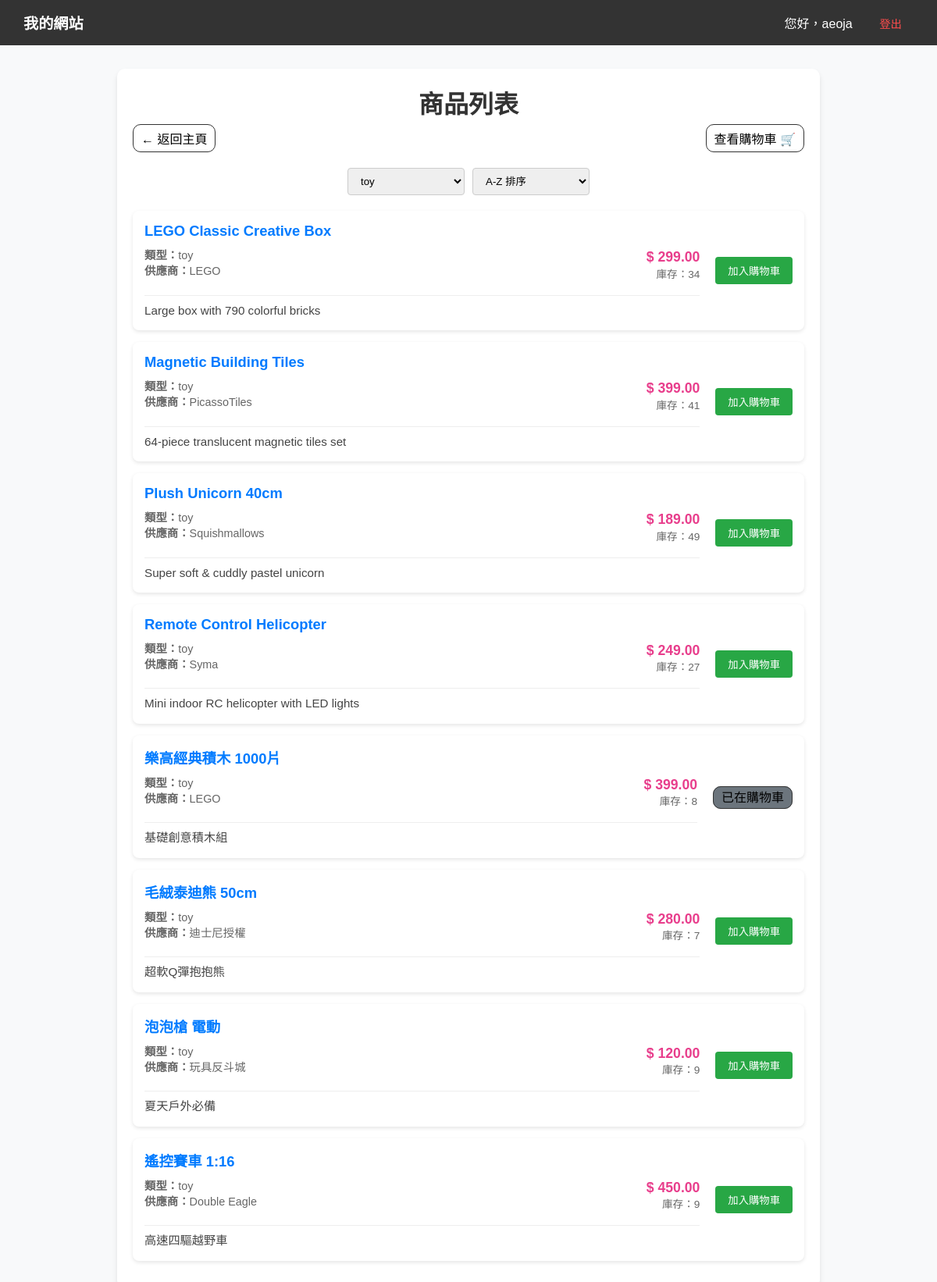
/product_list.php?type=toy (signed in), run on the app's committed database.
### tables this page shows
CREATE TABLE `products` (
  `product_id` int(11) UNSIGNED NOT NULL,
  `product_name` varchar(100) NOT NULL,
  `type` enum('drinks','food','toy','e-things') NOT NULL,
  `supplier` varchar(80) DEFAULT NULL,
  `description` text DEFAULT NULL,
  `price` decimal(10,2) NOT NULL,
  `qty` int(11) UNSIGNED NOT NULL DEFAULT 1 COMMENT 'Stock level of product',
  `updated_at` datetime DEFAULT current_timestamp() ON UPDATE current_timestamp(),
  `created_at` datetime DEFAULT current_timestamp()
);

### connect.php (called while the page is built, shortened)
<?php
$servername = "localhost";
$username = "root";
$password = "";
$db_name = "223_group_project";
$conn = new mysqli($servername, $username, $password, $db_name);
function safeQuery($sql, $types = null, $params = []) {
    global $conn;
    $stmt = $conn->prepare($sql);
    $response = new stdClass();
    $fullSql = $sql;
    if ($types && !empty($params)) {
        $indexedParams = array_values($params);
        foreach ($indexedParams as $val) {
            if (is_null($val)) {
                $valueToShow = 'NULL';
            } elseif (is_string($val)) {
                $valueToShow = "'" . $conn->real_escape_string($val) . "'";
            } else {
                $valueToShow = $val;
            }
            $pos = strpos($fullSql, '?');
            if ($pos !== false) {
                $fullSql = substr_replace($fullSql, $valueToShow, $pos, 1);
            }
        }
    }
    $response->executed_sql = $fullSql;
    if ($types && !empty($params)) {
        $stmt->bind_param($types, ...$params);
    }
    $response->success = $stmt->execute();
    $response->affected_rows = $stmt->affected_rows;
    $response->insert_id = $stmt->insert_id;
    $response->error = $stmt->error;
    $result = $stmt->get_result();
    $response->result = $result;
    return $response;
}
?>

### product_list.php (the view, shortened to what this page needs)
<?php
require_once("connect.php");
$cartProductIds = [];
$cartRes = safeQuery('SELECT product_id FROM cart WHERE member_id = ?', 's', [$_SESSION['member_id']]);
if ($cartRes->success && $cartRes->result) {
    $rows = $cartRes->result->fetch_all(MYSQLI_ASSOC);
    foreach ($rows as $r) {
        $cartProductIds[intval($r['product_id'])] = true;
    }
}
$product_types = [];
$res_types = safeQuery("SELECT DISTINCT type FROM products");
if ($res_types->success) {
    $product_types = array_column($res_types->result->fetch_all(MYSQLI_ASSOC), 'type');
}
$showingType = $_GET['type'] ?? '';
$sortType = $_GET['sort'] ?? 'name_asc';
$products = [];
try {
    $params = [];
    $paramTypes = '';
    switch ($sortType) {
        default:
            $sql = "SELECT * FROM products";
            if ($showingType) {
                $sql .= " WHERE type = ?";
                $params[] = $showingType;
                $paramTypes .= 's';
            }
            $sql .= " ORDER BY product_name ASC";
            break;
    }
    $response = safeQuery($sql, $paramTypes, $params);
    if ($response->success) {
        $products = $response->result->fetch_all(MYSQLI_ASSOC);
    }
} catch (Exception $e) {
    error_log("Product list error: " . $e->getMessage());
}
?>
<!DOCTYPE html>
<html lang="zh-Hant">
<head>
    <link rel="stylesheet" href="style.css?v=<?php echo filemtime('style.css'); ?>">
</head>
<body>
    <?php require_once 'nav.php'; ?>
    <div class="content">
        <h1>商品列表</h1>
        <div style="display: flex; justify-content: space-between; margin-bottom: 20px;">
            <a href="index.php">← 返回主頁</a>
            <a href="show_cart.php">查看購物車 🛒</a>
        </div>
        <div class="filter-container">
            <select onchange="location = this.value;" class="filter-select">
                <?php foreach ($product_types as $type): ?>
                    <option value="product_list.php?type=<?php echo urlencode($type); ?>&sort=<?php echo $sortType; ?>" <?php echo ($type === $showingType) ? 'selected' : ''; ?>>
                        <?php echo htmlspecialchars($type); ?>
                    </option>
                <?php endforeach; ?>
            </select>
            <select onchange="location = this.value;" class="filter-select">
                <option value="product_list.php?<?php if($showingType) echo 'type='.$showingType.'&'; ?>sort=name_asc" <?php if($sortType==='name_asc') echo 'selected'; ?>>A-Z 排序</option>
            </select>
        </div>
        <ul class="product-list">
            <?php foreach ($products as $product): ?>
                <li class="product-item">
                    <div class="product-details">
                        <strong style="color: #007bff; font-size: 1.15em;"><?php echo htmlspecialchars($product['product_name']); ?></strong>
                        <div class="product-info">
                            <div class="product-meta">
                                <div><b>類型：</b><?php echo htmlspecialchars($product['type']); ?></div>
                                <div><b>供應商：</b><?php echo htmlspecialchars($product['supplier']); ?></div>
                            </div>
                            <div style="text-align: right;">
                                <div class="product-price">$ <?php echo htmlspecialchars($product['price']); ?></div>
                                <div style="font-size: 0.85em; color: #666;">庫存：<?php echo $product['qty']; ?></div>
                            </div>
                            <div style="grid-column: 1 / -1; color: #444; font-size: 0.95em; border-top: 1px solid #eee; padding-top: 8px; margin-top: 5px;">
                                <?php echo htmlspecialchars($product['description']); ?>
                            </div>
                        </div>
                    </div>
                    <div class="actions" style="margin-left: 20px;">
                        <?php if ($product['qty'] <= 0): ?>
                            <button class="cart-button in-cart" style="background:#ccc;" disabled>售罄</button>
                        <?php elseif (!empty($cartProductIds[intval($product['product_id'])])): ?>
                            <a href="show_cart.php" class="cart-button in-cart">已在購物車</a>
                        <?php else: ?>
                            <button class="add-cart-button cart-button"
                                    data-id="<?php echo $product['product_id']; ?>"
                                    data-qty="<?php echo $product['qty']; ?>">加入購物車</button>
                        <?php endif; ?>
                    </div>
                </li>
            <?php endforeach; ?>
        </ul>
    </div>
</body>
</html>

### style.css (style rules this page uses)
* { margin: 0; padding: 0; box-sizing: border-box; }
body { font-family: "Microsoft JhengHei", Arial, sans-serif; margin: 0; background-color: #f8f9fa; }
.content { max-width: 900px; margin: 30px auto; padding: 20px; background: white; border-radius: 10px; box-shadow: 0 4px 6px rgba(0, 0, 0, 0.1); }
.content a { text-decoration: none; color: inherit; border: #333 solid 1px; border-radius: 10px; padding: 5px 10px; }
h1 { text-align: center; color: #333; margin-bottom: 5px; }
.product-list { max-width:900px; margin:0 auto; padding:0 15px; }
.product-list li { background-color:white; margin-bottom:15px; padding:15px; border-radius:5px; box-shadow:0 2px 5px rgba(0,0,0,0.1); display:flex; justify-content:space-between; align-items:center; }
.product-details { flex:1; }
.product-details strong { font-size:1.2em; color:#007bff; }
.product-info { margin-top:10px; display:grid; grid-template-columns:1fr 180px; gap:12px 20px; align-items:start; line-height:1.4; }
.product-meta { color:#555; font-size:0.95em; }
.product-price { color:#e83e8c; font-weight:700; font-size:1.05em; }
.actions { margin-left:20px; text-align:center; }
html, body { -ms-overflow-style: none; scrollbar-width: none; }

### product_list.php (style rules this page uses)
.content { max-width: 900px; margin: 30px auto; padding: 20px; background: white; border-radius: 10px; box-shadow: 0 4px 6px rgba(0, 0, 0, 0.1); }
.filter-container { text-align: center; margin-bottom: 20px; display: flex; justify-content: center; gap: 10px; }
.filter-select { padding: 8px 12px; border-radius: 4px; border: 1px solid #ccc; min-width: 150px; }
ul.product-list { list-style: none; padding: 0; }
li.product-item { background-color: white; margin-bottom: 15px; padding: 15px; border-radius: 8px; box-shadow: 0 2px 5px rgba(0, 0, 0, 0.1); display: flex; justify-content: space-between; align-items: center; }
.product-details { flex: 1; }
.product-info { margin-top: 10px; display: grid; grid-template-columns: 1fr 180px; gap: 12px; line-height: 1.4; }
.product-price { color: #e83e8c; font-weight: 700; font-size: 1.1em; }
.product-meta { color: #666; font-size: 0.9em; }
.cart-button { background-color: #28a745; color: white; padding: 8px 16px; border-radius: 4px; border: none; cursor: pointer; text-decoration: none; }
.in-cart { background-color: #6c757d; }

### data on the page
products: product_name "LEGO Classic Creative Box", type "toy", supplier "LEGO", price "299.00", qty "34", description "Large box with 790 colorful bricks"
products: product_name "Magnetic Building Tiles", type "toy", supplier "PicassoTiles", price "399.00", qty "41", description "64-piece translucent magnetic tiles set"
products: product_name "Plush Unicorn 40cm", type "toy", supplier "Squishmallows", price "189.00", qty "49", description "Super soft & cuddly pastel unicorn"
products: product_name "Remote Control Helicopter", type "toy", supplier "Syma", price "249.00", qty "27", description "Mini indoor RC helicopter with LED lights"
products: product_name "樂高經典積木 1000片", type "toy", supplier "LEGO", price "399.00", qty "8", description "基礎創意積木組", shows "已在購物車"
products: product_name "毛絨泰迪熊 50cm", type "toy", supplier "迪士尼授權", price "280.00", qty "7", description "超軟Q彈抱抱熊"
products: product_name "泡泡槍 電動", type "toy", supplier "玩具反斗城", price "120.00", qty "9", description "夏天戶外必備"
products: product_name "遙控賽車 1:16", type "toy", supplier "Double Eagle", price "450.00", qty "9", description "高速四驅越野車"

### other printed values
$username "aeoja"
form field value "toy"
